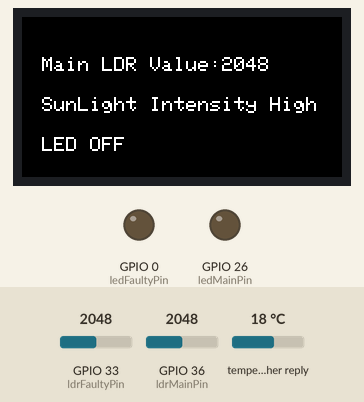
The sketch below on a simulated ESP32. Parts: 160×80 colour display, output pins drawn as LEDs (lit = HIGH). Inputs (shaded band) come from the test bench; at power-on: GPIO 36 (ldrMainPin) = 2048, GPIO 33 (ldrFaultyPin) = 2048, temperature in the weather reply 18 °C. WiFi joins after 1.5 s; servers stay silent unless stated; network time is answered at once with the bench clock; the local clock reads 2024-03-15 10:24:30 at power-on unless the sketch sets it; web services answer with replies made up by the test bench; what the sketch prints to the serial monitor is not drawn.

Above: at 2.8 s.
2.9 s: GPIO 36 (ldrMainPin) set to 1066
At 4.5 s:
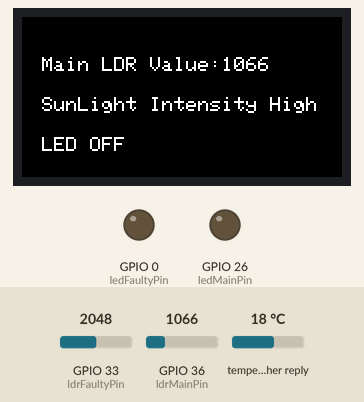
4.8 s: GPIO 36 (ldrMainPin) set to 955
At 5.7 s:
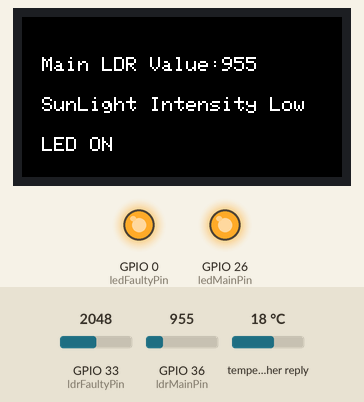
6.4 s: GPIO 36 (ldrMainPin) set to 1040
At 6.9 s:
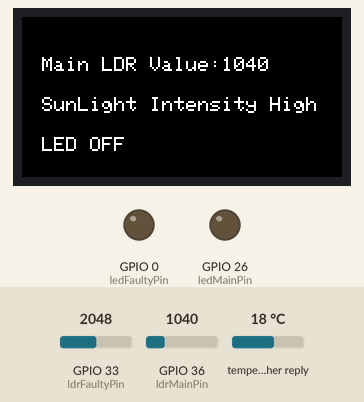
10.0 s: GPIO 33 (ldrFaultyPin) set to 1033
13.0 s: GPIO 33 (ldrFaultyPin) set to 930
Timing chart, 0 to 15.5 s (numbered marks = the images above; inputs shaded):
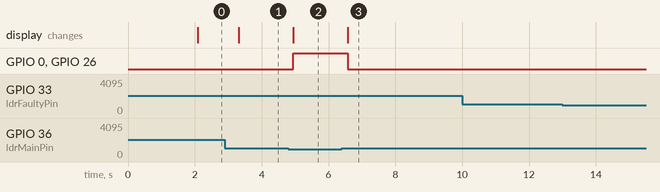

The sketch:

adafruitio_26_led_btn.ino
```cpp
#include <WiFi.h>  //Connecting Wifi
#include <HTTPClient.h>  // To use Http Client
#include <TimeLib.h>   // To convert time in minutes and seconds
#include "config.h"  // For adafruit
#include <NTPClient.h>   // To get the current Time
#include <Arduino_JSON.h>  // Jsonify the data
#include <WiFiUdp.h>   // Get global timezone
#include <M5StickC.h>  // For M5stick
#include <analogWrite.h>  // Analog writing

const int ldrMainPin=36;
const int ldrFaultyPin=33;
const int ledFaultyPin=0;
const int ledMainPin=26;

int ldrMainStatus;
int ldrFaultyStatus;
String ldrMainValue;
String ldrFaultyValue;

String cloudValue1;  // Street Light ID
String cloudValue2;  // Location
String event = "Faulty_Light_Detection";
String iftttApiKey = "o43aCCtwB4tfQxlkMeGaPxxW3KX-Kn1r5xY0UN5ruze";

bool statsPresent=false; //Adafruit stats
bool statsPrevious=false; // Adafruit stats
AdafruitIO_Feed *led = io.feed("led");
AdafruitIO_Feed *ldr = io.feed("ldr");

int currentMinute=0;
int extractedHour;
int extractedMinute;
int sunriseTime;
int sunsetTime;
float lat;
float lon;
String city="Hof";
String openWeatherMapApiKey = "6ba9999cfc6e8a8d09ca8a9b457a79c3";

String jsonBuffer;
JSONVar myObject;

const char* ssid     = "hmtkpd";
const char* password = "nVgm62yYXaLBcQ3W";

WiFiUDP ntpUDP;
NTPClient timeClient(ntpUDP);
String formattedDate;
String dayStamp;
String timeStamp;


void setup()
{
  M5.begin();
  io.connect(); // Adafruit
  M5.Lcd.setRotation(3);
  Serial.begin(115200);
  Serial.print("Connecting to ");
  Serial.println(ssid);
  pinMode(ldrMainPin, INPUT);
  pinMode(ldrFaultyPin, INPUT);

  pinMode(ledFaultyPin, OUTPUT);
  pinMode(ledMainPin, OUTPUT);

  WiFi.mode(WIFI_STA);
  WiFi.begin(ssid, password);
  while (WiFi.status() != WL_CONNECTED)
  {
    delay(500);
    Serial.print(".");
  }

  // Print local IP address and start web server
  Serial.println("");
  Serial.println("WiFi connected.");
  Serial.println("IP address: ");
  Serial.println(WiFi.localIP());
  // Initialize a NTPClient to get time
  timeClient.begin();
  // Set offset time in seconds to adjust for your timezone, for example:
  // GMT +1 = 3600
  // GMT +8 = 28800
  // GMT -1 = -3600
  // GMT 0 = 0
  timeClient.setTimeOffset(7200); // Berlin Time
  }


void loop()
{
  io.run();
  if(WiFi.status()== WL_CONNECTED){

      String serverPath = "https://api.openweathermap.org/data/2.5/weather?q="+city+"&appid="+openWeatherMapApiKey;
      String jsonBuffer = httpGETRequest(serverPath.c_str());
      Serial.println(serverPath.c_str());
      Serial.println(jsonBuffer);
      myObject = JSON.parse(jsonBuffer);
      Serial.println(myObject);
      if (JSON.typeof(myObject) == "undefined")
      {
        Serial.println("Parsing input failed!");
        return;
      }
      sunriseTime=(JSON.stringify(myObject["sys"]["sunrise"])).toInt();
      sunsetTime=(JSON.stringify(myObject["sys"]["sunset"])).toInt();
      lon=(JSON.stringify(myObject["coord"]["lon"])).toFloat();
      lat=(JSON.stringify(myObject["coord"]["lat"])).toFloat();
      Serial.print("Sunrise Hour:");
      Serial.println(hour(sunriseTime+7200));
      Serial.print("Sunset Hour:");
      Serial.println(hour(sunsetTime+3600));
      } else {
      Serial.println("WiFi Disconnected");
      }

  while(!timeClient.update())
  {
    timeClient.forceUpdate();
  }

  ldrMainStatus = analogRead(ldrMainPin);
  ldrMainValue=String(ldrMainStatus);
  M5.Lcd.setCursor(10,20);
  M5.Lcd.print("Main LDR Value:");
  M5.Lcd.println(ldrMainValue+"  ");

  Serial.print("Main LDR Value:");
  Serial.println(ldrMainValue);
  getTime();

  if(currentMinute!=extractedMinute)
  {
   ldr->save(ldrMainStatus);
   currentMinute=extractedMinute;
  }
  ldrFaultyStatus = analogRead(ldrFaultyPin);
  ldrFaultyValue=String(ldrFaultyStatus);
  Serial.print("FAULTY LDR Value:");
  Serial.println(ldrFaultyValue);
  if(extractedHour>=(hour(sunriseTime)) && extractedHour<=(hour(sunsetTime)))
  {

    Serial.println("Morning");
    if(ldrMainStatus>1000 && ldrMainStatus<5000) {
      // Considering Indoors Brightness as per standard defined values of LDR
      ledOff();
    }
    else {
      ledOn();
    }

  }
  else
  {
    Serial.println("Night");
    if(ldrMainStatus<1000) {
      ledOn();
      checkFaulty();
    } else {
      ledOff();
    }

  }
}

void ledOn()
{
 Serial.println("Switching LED ON");
 digitalWrite(ledFaultyPin, HIGH); // To show Faulty LED
 digitalWrite(ledMainPin, HIGH);
 M5.Lcd.setCursor(10,40);
 M5.Lcd.println("SunLight Intensity Low ");
 M5.Lcd.setCursor(10,60);
 M5.Lcd.println("LED ON ");
 statsPresent=true;
 if(statsPresent != statsPrevious)
 {
    led->save(1);
    statsPrevious=true;
 }
}

void ledOff()
{
 Serial.println("Swiching LED OFF");
 digitalWrite(ledFaultyPin, LOW);
 digitalWrite(ledMainPin, LOW);
 M5.Lcd.setCursor(10,40);
 M5.Lcd.println("SunLight Intensity High");
 M5.Lcd.setCursor(10,60);
 M5.Lcd.println("LED OFF");
 statsPresent=false;
 if(statsPresent != statsPrevious)
 {
 led->save(0);
 statsPrevious=false;
 }
  }

void checkFaulty()
{

    Serial.println("Checking Faulty LED");

      if(ldrFaultyStatus<=300)    //LED is not on
      {
        Serial.println("Faulty LED FOUND");
        cloudValue1="LEDID0001";
        cloudValue2=String(lat)+","+String(lon);
        sendButtonTrigger();
        Serial.println(cloudValue1);
        Serial.println(cloudValue2);
       }
       else
       {
        M5.Lcd.setCursor(10,60);
        M5.Lcd.println("LED ON ");
        statsPresent=true;
        if(statsPresent != statsPrevious)
         {
         led->save(1);
         statsPrevious=true;
         }
       }

}

void getTime()
{
  formattedDate = timeClient.getFormattedDate();
  Serial.println(formattedDate);
  // Extract date
  int splitT = formattedDate.indexOf("T");
  dayStamp = formattedDate.substring(0, splitT);
  Serial.print("DATE: ");
  Serial.println(dayStamp);
  // Extract time
  timeStamp = formattedDate.substring(splitT+1, formattedDate.length()-1);
  Serial.print("TIME: ");
  Serial.println(timeStamp);
  //Extract Hour
  Serial.print("HOUR: ");
  extractedHour=timeStamp.substring(0, 2).toInt();
  Serial.println(extractedHour);
  Serial.print("MINUTE: ");
  extractedMinute=timeStamp.substring(3, 5).toInt();
  Serial.println(extractedMinute);

}


void sendButtonTrigger() {
  // Send an HTTP GET request
  if (WiFi.status() == WL_CONNECTED)
  {
    String serverPath = "https://maker.ifttt.com/trigger/" + event + "/with/key/" + iftttApiKey + "?value1=" +cloudValue1+"&"+"value2="+cloudValue2;
    Serial.println(serverPath);
    jsonBuffer = httpGETRequest(serverPath.c_str());
    Serial.println(jsonBuffer);
    JSONVar myObject = JSON.parse(jsonBuffer);
    // JSON.typeof(jsonVar) can be used to get the type of the var
    if (JSON.typeof(myObject) == "undefined")
    {
      Serial.println("Parsing input failed!");
      return;
    }
    Serial.print("JSON object = ");
    Serial.println(myObject);
  }
  else
  {
    Serial.println("WiFi Disconnected");
  }
}

String httpGETRequest(const char* serverName)
{
  HTTPClient http;
  // Your IP address with path or Domain name with URL path
  http.begin(serverName);
  // Send HTTP POST request
  int httpResponseCode = http.GET();
  String payload = "{}";

  if (httpResponseCode > 0)
  {
    Serial.print("HTTP Response code: ");
    Serial.println(httpResponseCode);
    payload = http.getString();
  }
  else
  {
    Serial.print("Error code: ");
    Serial.println(httpResponseCode);
  }
  // Free resources
  http.end();

  return payload;
}
```

config.h
```cpp
/************************ Adafruit IO Config *******************************/

// visit io.adafruit.com if you need to create an account,
// or if you need your Adafruit IO key.
#define IO_USERNAME "cynthia22ekm"
#define IO_KEY "aio_xQNA60FuvF6DanqcPBdhxShNvgc7"

/******************************* WIFI **************************************/

// the AdafruitIO_WiFi client will work with the following boards:
//   - HUZZAH ESP8266 Breakout -> https://www.adafruit.com/products/2471
//   - Feather HUZZAH ESP8266 -> https://www.adafruit.com/products/2821
//   - Feather HUZZAH ESP32 -> https://www.adafruit.com/product/3405
//   - Feather M0 WiFi -> https://www.adafruit.com/products/3010
//   - Feather WICED -> https://www.adafruit.com/products/3056
//   - Adafruit PyPortal -> https://www.adafruit.com/product/4116
//   - Adafruit Metro M4 Express AirLift Lite ->
//   https://www.adafruit.com/product/4000
//   - Adafruit AirLift Breakout -> https://www.adafruit.com/product/4201

#define WIFI_SSID "hmtkpd"
#define WIFI_PASS "nVgm62yYXaLBcQ3W"

// uncomment the following line if you are using airlift
//#define USE_AIRLIFT

// uncomment the following line if you are using winc1500
// #define USE_WINC1500

// comment out the following lines if you are using fona or ethernet
#include "AdafruitIO_WiFi.h"

#if defined(USE_AIRLIFT) || defined(ADAFRUIT_METRO_M4_AIRLIFT_LITE) ||         \
    defined(ADAFRUIT_PYPORTAL)
// Configure the pins used for the ESP32 connection
#if !defined(SPIWIFI_SS) // if the wifi definition isnt in the board variant
// Don't change the names of these #define's! they match the variant ones
#define SPIWIFI SPI
#define SPIWIFI_SS 10  // Chip select pin
#define SPIWIFI_ACK 9  // a.k.a BUSY or READY pin
#define ESP32_RESETN 6 // Reset pin
#define ESP32_GPIO0 -1 // Not connected
#endif
AdafruitIO_WiFi io(IO_USERNAME, IO_KEY, WIFI_SSID, WIFI_PASS, SPIWIFI_SS,
                   SPIWIFI_ACK, ESP32_RESETN, ESP32_GPIO0, &SPIWIFI);
#else
AdafruitIO_WiFi io(IO_USERNAME, IO_KEY, WIFI_SSID, WIFI_PASS);
#endif
/******************************* FONA **************************************/

// the AdafruitIO_FONA client will work with the following boards:
//   - Feather 32u4 FONA -> https://www.adafruit.com/product/3027

// uncomment the following two lines for 32u4 FONA,
// and comment out the AdafruitIO_WiFi client in the WIFI section
// #include "AdafruitIO_FONA.h"
// AdafruitIO_FONA io(IO_USERNAME, IO_KEY);

/**************************** ETHERNET ************************************/

// the AdafruitIO_Ethernet client will work with the following boards:
//   - Ethernet FeatherWing -> https://www.adafruit.com/products/3201

// uncomment the following two lines for ethernet,
// and comment out the AdafruitIO_WiFi client in the WIFI section
// #include "AdafruitIO_Ethernet.h"
// AdafruitIO_Ethernet io(IO_USERNAME, IO_KEY);
```

Measured:
- the behaviour switches between 1001 and 1000 on GPIO 36 (ldrMainPin) (found by bisection; images 1 and 2)
- after the input at 2.9 s, the display: changes after 0.42 s (image 1)
- after the input at 4.8 s, GPIO 0 (ledFaultyPin), GPIO 26 (ledMainPin): LOW → HIGH after 0.14 s; the display: changes after 0.15 s (image 2)
- after the input at 6.4 s, GPIO 0 (ledFaultyPin), GPIO 26 (ledMainPin): HIGH → LOW after 0.18 s; the display: changes after 0.18 s (image 3)
- after the input at 10.0 s, every drawn part: stays the same
- after the input at 13.0 s, every drawn part: stays the same
